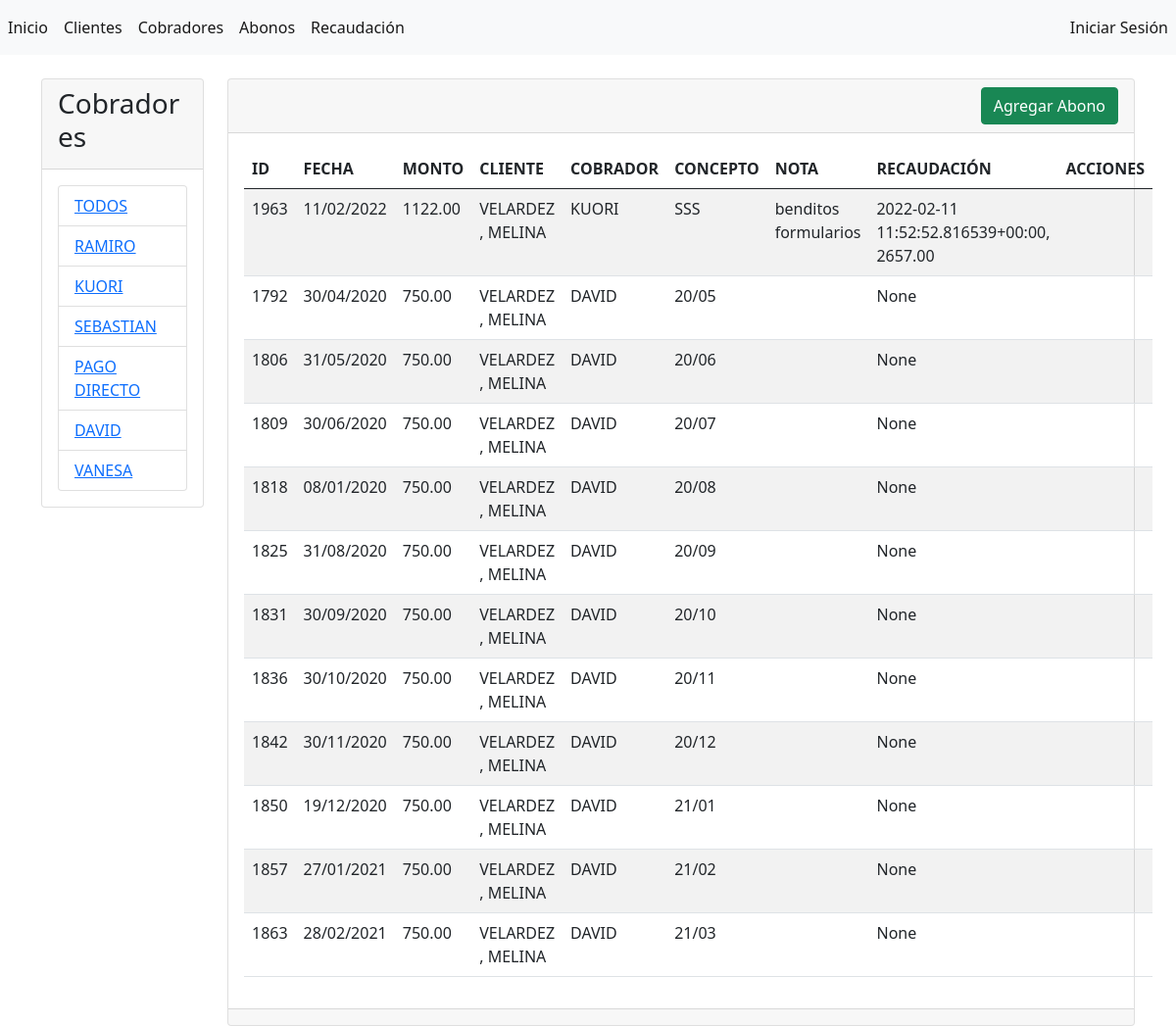
The page /abonos/?query_cliente=272 on the database its author committed.
### abonos/models.py (models this page shows, shortened)
class Cobrador(models.Model):
    nombre = models.CharField(max_length=45, verbose_name="nombre")
    activo = models.BooleanField(default=True, verbose_name="activo")
    usuario = models.ForeignKey(User,null=True, on_delete=SET_NULL)
    creado = models.DateTimeField(auto_now_add=True)
    modificado = models.DateTimeField(auto_now=True)
    class Meta:
        verbose_name = "Cobrador"
        verbose_name_plural = "Cobradores"
        ordering = ['-modificado', '-creado']

class Abono(models.Model):
    cliente = models.ForeignKey(
        'Cliente',
        null=True,
        on_delete=SET_NULL
        )
    cobrador = models.ForeignKey(
        'Cobrador',
        null=True,
        on_delete=SET_NULL
        )
    recaudacion = models.ForeignKey(
        'Recaudacion',
        null=True,
        on_delete=SET_NULL,
        default=None
    )
    fecha = models.DateTimeField(
        blank=True,
        null=True,
        default= datetime.now,
        verbose_name="fecha"
        )
    monto = models.DecimalField(
        max_digits=10,
        decimal_places=2,
        default=0.00,
        verbose_name="monto"
        )
    nota = models.CharField(
        max_length=100,
        blank=True,
        verbose_name="nota"
        )
    concepto = models.CharField(
        max_length=20,
        blank=True,
        verbose_name="concepto"
        )
    creado = models.DateTimeField(auto_now_add=True)
    modificado = models.DateTimeField(auto_now=True)
    class Meta:
        verbose_name = "Abono"
        verbose_name_plural = "Abonos"
        ordering = ['-modificado', '-creado']

class Cliente(models.Model):
    apellido = models.CharField(max_length=45, verbose_name="apellido")
    nombre = models.CharField(max_length=45, verbose_name="nombre")
    activo = models.BooleanField(default=True, verbose_name="activo")
    creado = models.DateTimeField(auto_now_add=True)
    modificado = models.DateTimeField(auto_now=True)
    class Meta:
        verbose_name = "Cliente"
        verbose_name_plural = "Clientes"
        ordering = ['-modificado', '-creado']
        unique_together = ['apellido', 'nombre']

class Recaudacion(models.Model):
    cobrador = models.ForeignKey(
        'Cobrador',
        blank=False,
        null=True,
        on_delete=SET_NULL
        )
    fecha = models.DateTimeField(
        blank=True,
        null=True,
        default= datetime.now,
        verbose_name="fecha"
        )
    monto = models.DecimalField(
        max_digits=10,
        decimal_places=2,
        default=0.00,
        verbose_name="monto"
        )
    nota = models.CharField(
        max_length=100,
        blank=True,
        verbose_name="nota"
        )
    creado = models.DateTimeField(auto_now_add=True)
    modificado = models.DateTimeField(auto_now=True)
    def __str__(self):
        fila = str(self.creado) + ", " + str(self.monto)
        return fila
    class Meta:
        verbose_name = "Recaudación"
        verbose_name_plural = "Recaudaciones"
        ordering = ['-modificado', '-creado']

### abonos/views.py (the view)
# urls.py: path('abonos/', views.abonos, name='abonos'),
def abonos(request):
    if request.GET.get('query_cobrador') != None:
        query_cobrador = request.GET.get('query_cobrador')
        abonos = Abono.objects.filter(cobrador__id = query_cobrador).order_by('-creado')
    if request.GET.get('query_mes') != None:
        query_mes = request.GET.get('query_mes')
        abonos = Abono.objects.filter(fecha__month = query_mes).order_by('-creado')
    if request.GET.get('query_cliente') != None:
        query_cliente = request.GET.get('query_cliente')
        abonos = Abono.objects.filter(cliente__id = query_cliente).order_by('-creado')
    if request.GET.get('query_cliente') == None and request.GET.get('query_cobrador') == None and request.GET.get('query_mes') == None:
        abonos = Abono.objects.all().order_by('-creado')
    cobradores = Cobrador.objects.all()
    context = {
        'abonos': abonos,
        'cobradores': cobradores,
    }
    return render(request, 'abonos/index.html', context)

### abonos/templates/abonos/index.html (shortened to what this page needs)
{% extends "base.html" %}
{% block sidebar %}
<div class="card">
    <div class="card-header">
        <h3>Cobradores</h3>
    </div>
    <div class="card-body">
        <div class="list-group">
            <li class="list-group-item"><a href="{% url 'abonos' %}">TODOS</a></li>
            {% for cobrador in cobradores %}
            <li class="list-group-item"><a href="{% url 'abonos' %}?query_cobrador={{cobrador.id}}">{{ cobrador.nombre }}</a></li>
            {% endfor %}
        </div>
    </div>
</div>
<br>
{% endblock %}
{% block contenido %}
<div class="card">
    <div class="card-header d-flex justify-content-end">
        <a name="" id="" class="btn btn-success" href="{% url 'agregar_abono' %}" role="button">Agregar Abono</a>
    </div>
    <div class="card-body">
        <table class="table table-striped table-hover">
            <thead>
                <tr>
                    <th>ID</th>
                    <th>FECHA</th>
                    <th>MONTO</th>
                    <th>CLIENTE</th>
                    <th>COBRADOR</th>
                    <th>CONCEPTO</th>
                    <th>NOTA</th>
                    <th>RECAUDACIÓN</th>
                    <th>ACCIONES</th>
                </tr>
            </thead>
            <tbody>
                {% for abono in abonos %}
                <tr>
                    <td>{{ abono.id }}</td>
                    <td>{{ abono.fecha|date:"d/m/Y" }}</td>
                    <td>{{ abono.monto }}</td>
                    <td>{{ abono.cliente.apellido }} , {{ abono.cliente.nombre }}</td>
                    <td>{{ abono.cobrador.nombre }}</td>
                    <td>{{ abono.concepto }}</td>
                    <td>{{ abono.nota }}</td>
                    <td>{{ abono.recaudacion }}</td>
                    <td>
                    </td>
                </tr>
                {% endfor %}
            </tbody>
        </table>
    </div>
    <div class="card-footer text-muted">
    </div>
</div>
{% endblock %}

### rows shown on the page
Cobrador: nombre "RAMIRO"
Cobrador: nombre "KUORI"
Cobrador: nombre "SEBASTIAN"
Cobrador: nombre "PAGO DIRECTO"
Cobrador: nombre "DAVID"
Cobrador: nombre "VANESA"
Abono: id "1963", fecha "11/02/2022", monto "1122.00", cliente.apellido "VELARDEZ", cliente.nombre "MELINA", cobrador.nombre "KUORI", concepto "SSS", nota "benditos formularios", recaudacion "2022-02-11 11:52:52.816539+00:00, 2657.00"
Abono: id "1792", fecha "30/04/2020", monto "750.00", cliente.apellido "VELARDEZ", cliente.nombre "MELINA", cobrador.nombre "DAVID", concepto "20/05", recaudacion "None"
Abono: id "1806", fecha "31/05/2020", monto "750.00", cliente.apellido "VELARDEZ", cliente.nombre "MELINA", cobrador.nombre "DAVID", concepto "20/06", recaudacion "None"
Abono: id "1809", fecha "30/06/2020", monto "750.00", cliente.apellido "VELARDEZ", cliente.nombre "MELINA", cobrador.nombre "DAVID", concepto "20/07", recaudacion "None"
Abono: id "1818", fecha "08/01/2020", monto "750.00", cliente.apellido "VELARDEZ", cliente.nombre "MELINA", cobrador.nombre "DAVID", concepto "20/08", recaudacion "None"
Abono: id "1825", fecha "31/08/2020", monto "750.00", cliente.apellido "VELARDEZ", cliente.nombre "MELINA", cobrador.nombre "DAVID", concepto "20/09", recaudacion "None"
Abono: id "1831", fecha "30/09/2020", monto "750.00", cliente.apellido "VELARDEZ", cliente.nombre "MELINA", cobrador.nombre "DAVID", concepto "20/10", recaudacion "None"
Abono: id "1836", fecha "30/10/2020", monto "750.00", cliente.apellido "VELARDEZ", cliente.nombre "MELINA", cobrador.nombre "DAVID", concepto "20/11", recaudacion "None"
Abono: id "1842", fecha "30/11/2020", monto "750.00", cliente.apellido "VELARDEZ", cliente.nombre "MELINA", cobrador.nombre "DAVID", concepto "20/12", recaudacion "None"
Abono: id "1850", fecha "19/12/2020", monto "750.00", cliente.apellido "VELARDEZ", cliente.nombre "MELINA", cobrador.nombre "DAVID", concepto "21/01", recaudacion "None"
Abono: id "1857", fecha "27/01/2021", monto "750.00", cliente.apellido "VELARDEZ", cliente.nombre "MELINA", cobrador.nombre "DAVID", concepto "21/02", recaudacion "None"
Abono: id "1863", fecha "28/02/2021", monto "750.00", cliente.apellido "VELARDEZ", cliente.nombre "MELINA", cobrador.nombre "DAVID", concepto "21/03", recaudacion "None"
